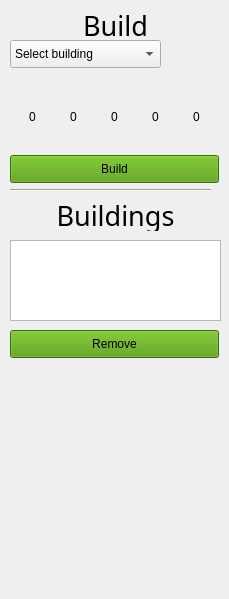
       <widget class="QWidget" name="scrollAreaWidgetContents_2">
        <property name="geometry">
         <rect>
          <x>0</x>
          <y>0</y>
          <width>229</width>
          <height>599</height>
         </rect>
        </property>
        <widget class="QLabel" name="buildLabel">
         <property name="geometry">
          <rect>
           <x>10</x>
           <y>10</y>
           <width>211</width>
           <height>31</height>
          </rect>
         </property>
         <property name="font">
          <font>
           <family>PakType Naskh Basic</family>
           <pointsize>20</pointsize>
           <weight>50</weight>
           <bold>false</bold>
          </font>
         </property>
         <property name="text">
          <string>Build</string>
         </property>
         <property name="alignment">
          <set>Qt::AlignCenter</set>
         </property>
        </widget>
        <widget class="Line" name="line_7">
         <property name="geometry">
          <rect>
           <x>10</x>
           <y>180</y>
           <width>201</width>
           <height>20</height>
          </rect>
         </property>
         <property name="orientation">
          <enum>Qt::Horizontal</enum>
         </property>
        </widget>
        <widget class="QComboBox" name="buildingsBox">
         <property name="geometry">
          <rect>
           <x>10</x>
           <y>40</y>
           <width>151</width>
           <height>28</height>
          </rect>
         </property>
         <item>
          <property name="text">
           <string>Select building</string>
          </property>
         </item>
        </widget>
        <widget class="QPushButton" name="buildButton">
         <property name="geometry">
          <rect>
           <x>10</x>
           <y>155</y>
           <width>209</width>
           <height>28</height>
          </rect>
         </property>
         <property name="styleSheet">
          <string notr="true">background-color: rgb(78, 154, 6);</string>
         </property>
         <property name="text">
          <string>Build</string>
         </property>
        </widget>
        <widget class="QWidget" name="layoutWidget">
         <property name="geometry">
          <rect>
           <x>10</x>
           <y>74</y>
           <width>209</width>
           <height>55</height>
          </rect>
         </property>
         <layout class="QGridLayout" name="buildCostLayout">
          <item row="0" column="4">
           <widget class="QLabel" name="moneyImageLabel_2">
            <property name="maximumSize">
             <size>
              <width>25</width>
              <height>25</height>
             </size>
            </property>
            <property name="text">
             <string/>
            </property>
            <property name="pixmap">
             <pixmap resource="../resources.qrc">:/images/images/Icons/coins.png</pixmap>
            </property>
            <property name="scaledContents">
             <bool>true</bool>
            </property>
           </widget>
          </item>
          <item row="1" column="1">
           <widget class="QLabel" name="FoodCostLabel">
            <property name="text">
             <string>0</string>
            </property>
            <property name="alignment">
             <set>Qt::AlignCenter</set>
            </property>
           </widget>
          </item>
          <item row="0" column="2">
           <widget class="QLabel" name="stoneImageLabel_2">
            <property name="maximumSize">
             <size>
              <width>25</width>
              <height>25</height>
             </size>
            </property>
            <property name="baseSize">
             <size>
              <width>0</width>
              <height>0</height>
             </size>
            </property>
            <property name="text">
             <string/>
            </property>
            <property name="pixmap">
             <pixmap resource="../resources.qrc">:/images/images/Icons/stone.png</pixmap>
            </property>
            <property name="scaledContents">
             <bool>true</bool>
            </property>
           </widget>
          </item>
          <item row="1" column="0">
           <widget class="QLabel" name="woodCostLabel">
            <property name="text">
             <string>0</string>
            </property>
            <property name="alignment">
             <set>Qt::AlignCenter</set>
            </property>
           </widget>
          </item>
          <item row="0" column="0">
           <widget class="QLabel" name="woodImageLabel_2">
            <property name="maximumSize">
             <size>
              <width>25</width>
              <height>25</height>
             </size>
            </property>
            <property name="baseSize">
             <size>
              <width>0</width>
              <height>0</height>
             </size>
            </property>
            <property name="text">
             <string/>
            </property>
            <property name="pixmap">
             <pixmap resource="../resources.qrc">:/images/images/Icons/logs.png</pixmap>
            </property>
            <property name="scaledContents">
             <bool>true</bool>
            </property>
           </widget>
          </item>
          <item row="0" column="1">
           <widget class="QLabel" name="foodImageLabel_2">
            <property name="maximumSize">
             <size>
              <width>25</width>
              <height>25</height>
             </size>
            </property>
            <property name="baseSize">
             <size>
              <width>0</width>
              <height>0</height>
             </size>
            </property>
            <property name="text">
             <string/>
            </property>
            <property name="pixmap">
             <pixmap resource="../resources.qrc">:/images/images/Icons/food.png</pixmap>
            </property>
            <property name="scaledContents">
             <bool>true</bool>
            </property>
           </widget>
          </item>
          <item row="1" column="2">
           <widget class="QLabel" name="stoneCostLabel">
            <property name="text">
             <string>0</string>
            </property>
            <property name="alignment">
             <set>Qt::AlignCenter</set>
            </property>
           </widget>
          </item>
          <item row="1" column="4">
           <widget class="QLabel" name="moneyCostLabel">
            <property name="text">
             <string>0</string>
            </property>
            <property name="alignment">
             <set>Qt::AlignCenter</set>
            </property>
           </widget>
          </item>
          <item row="0" column="3">
           <widget class="QLabel" name="oreImageLabel_2">
            <property name="maximumSize">
             <size>
              <width>25</width>
              <height>25</height>
             </size>
            </property>
            <property name="baseSize">
             <size>
              <width>0</width>
              <height>0</height>
             </size>
            </property>
            <property name="text">
             <string/>
            </property>
            <property name="pixmap">
             <pixmap resource="../resources.qrc">:/images/images/Icons/iron.png</pixmap>
            </property>
            <property name="scaledContents">
             <bool>true</bool>
            </property>
           </widget>
          </item>
          <item row="1" column="3">
           <widget class="QLabel" name="oreCostLabel">
            <property name="text">
             <string>0</string>
            </property>
            <property name="alignment">
             <set>Qt::AlignCenter</set>
            </property>
           </widget>
          </item>
         </layout>
        </widget>
        <widget class="QLabel" name="buildCostLabel">
         <property name="enabled">
          <bool>true</bool>
         </property>
         <property name="geometry">
          <rect>
           <x>10</x>
           <y>130</y>
           <width>209</width>
           <height>20</height>
          </rect>
         </property>
         <property name="maximumSize">
          <size>
           <width>16777215</width>
           <height>20</height>
          </size>
         </property>
         <property name="text">
          <string/>
         </property>
         <property name="alignment">
          <set>Qt::AlignCenter</set>
         </property>
        </widget>
        <widget class="QLabel" name="selectedBuildingImage">
         <property name="geometry">
          <rect>
           <x>170</x>
           <y>20</y>
           <width>50</width>
           <height>50</height>
          </rect>
         </property>
         <property name="minimumSize">
          <size>
           <width>50</width>
           <height>50</height>
          </size>
         </property>
         <property name="text">
          <string/>
         </property>
        </widget>
        <widget class="QListWidget" name="buildingsOnTile">
         <property name="geometry">
          <rect>
           <x>10</x>
           <y>240</y>
           <width>211</width>
           <height>81</height>
          </rect>
         </property>
        </widget>
        <widget class="QLabel" name="buildLabel_2">
         <property name="geometry">
          <rect>
           <x>10</x>
           <y>200</y>
           <width>211</width>
           <height>31</height>
          </rect>
         </property>
         <property name="font">
          <font>
           <family>PakType Naskh Basic</family>
           <pointsize>20</pointsize>
           <weight>50</weight>
           <bold>false</bold>
          </font>
         </property>
         <property name="text">
          <string>Buildings</string>
         </property>
         <property name="alignment">
          <set>Qt::AlignCenter</set>
         </property>
        </widget>
        <widget class="QPushButton" name="deleteBuildingButton">
         <property name="geometry">
          <rect>
           <x>10</x>
           <y>330</y>
           <width>209</width>
           <height>28</height>
          </rect>
         </property>
         <property name="styleSheet">
          <string notr="true">background-color: rgb(78, 154, 6);</string>
         </property>
         <property name="text">
          <string>Remove</string>
         </property>
        </widget>
       </widget>
